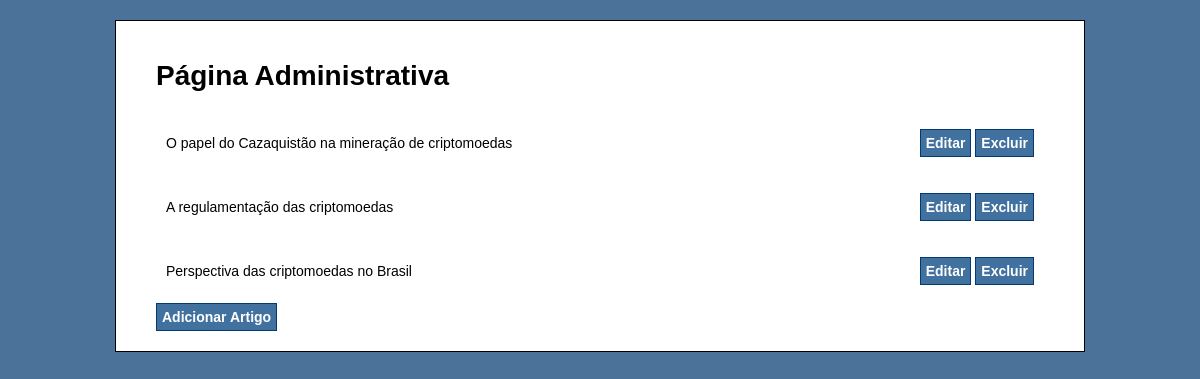
The app's page /admin/index.php with its own data.
### tables this page shows
CREATE TABLE IF NOT EXISTS `artigos` (
  `id` int(11) NOT NULL AUTO_INCREMENT,
  `titulo` text NOT NULL,
  `conteudo` text NOT NULL,
  PRIMARY KEY (`id`)
);

### src/Artigo.php (called while the page is built, shortened)
<?php
class Artigo {
    private $mysql;
    public function __construct(mysqli $mysql)
    {
        $this -> mysql = $mysql;
    }
    public function exibirTodos(): array {
        $resultado = $this -> mysql -> query('SELECT id, titulo, conteudo FROM artigos');
        $artigos = $resultado -> fetch_all(MYSQLI_ASSOC);
        return $artigos;
    }
}
?>

### admin/index.php (the view, shortened to what this page needs)
<?php
require '../config.php';
include '../src/Artigo.php';
$artigo = new Artigo($mysql);
$artigos = $artigo ->exibirTodos();
?>
<!DOCTYPE html>
<html lang="pt-br">
<head>
    <link rel="stylesheet" type="text/css" href="../style.css">
</head>
<body>
    <div id="container">
        <h1>Página Administrativa</h1>
        <div>
            <?php foreach($artigos as $art) { ?>
            <div id="artigo-admin">
                <p><?php echo $art['titulo']; ?></p>
                <nav>
                    <a class="botao" href="editar-artigo.php?id=<?php echo $art['id']; ?> ">Editar</a>
                    <a class="botao" href="excluir-artigo.php?id=<?php echo $art['id']; ?> ">Excluir</a>
                </nav>
            </div>
        <?php } ?>
        </div>
        <a class="botao botao-block" href="adicionar-artigo.php">Adicionar Artigo</a>
    </div>
</body>
</html>

### style.css (style rules this page uses)
body { background-color: #4B7399; font-family: Verdana, Helvetica, Arial; font-size: 14px; }
#container { width: 75%; margin: 0 auto; background-color: #FFF; padding: 20px 40px; border: solid 1px black; margin-top: 20px; }
a { text-decoration: none; }
#artigo-admin { display: flex; justify-content: space-between; align-items: center; padding: 10px; }
.botao { padding: 5px; background-color: rgb(65, 113, 158); color: #ffffff; font-weight: bold; border: solid 1px rgb(4, 58, 109); }
.botao-block { display: block; width: max-content; }

### records on screen
artigos: titulo "O papel do Cazaquistão na mineração de criptomoedas"
artigos: titulo "A regulamentação das criptomoedas"
artigos: titulo "Perspectiva das criptomoedas no Brasil"
